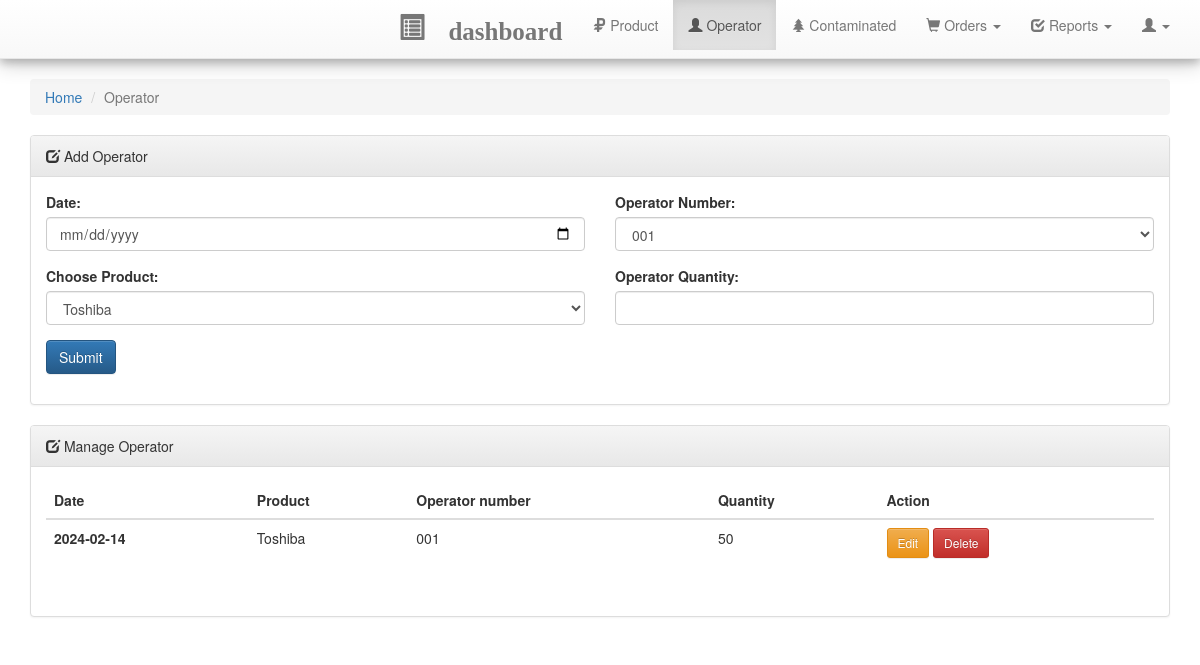
The page /operator.php (signed in) on the database as committed earlier.
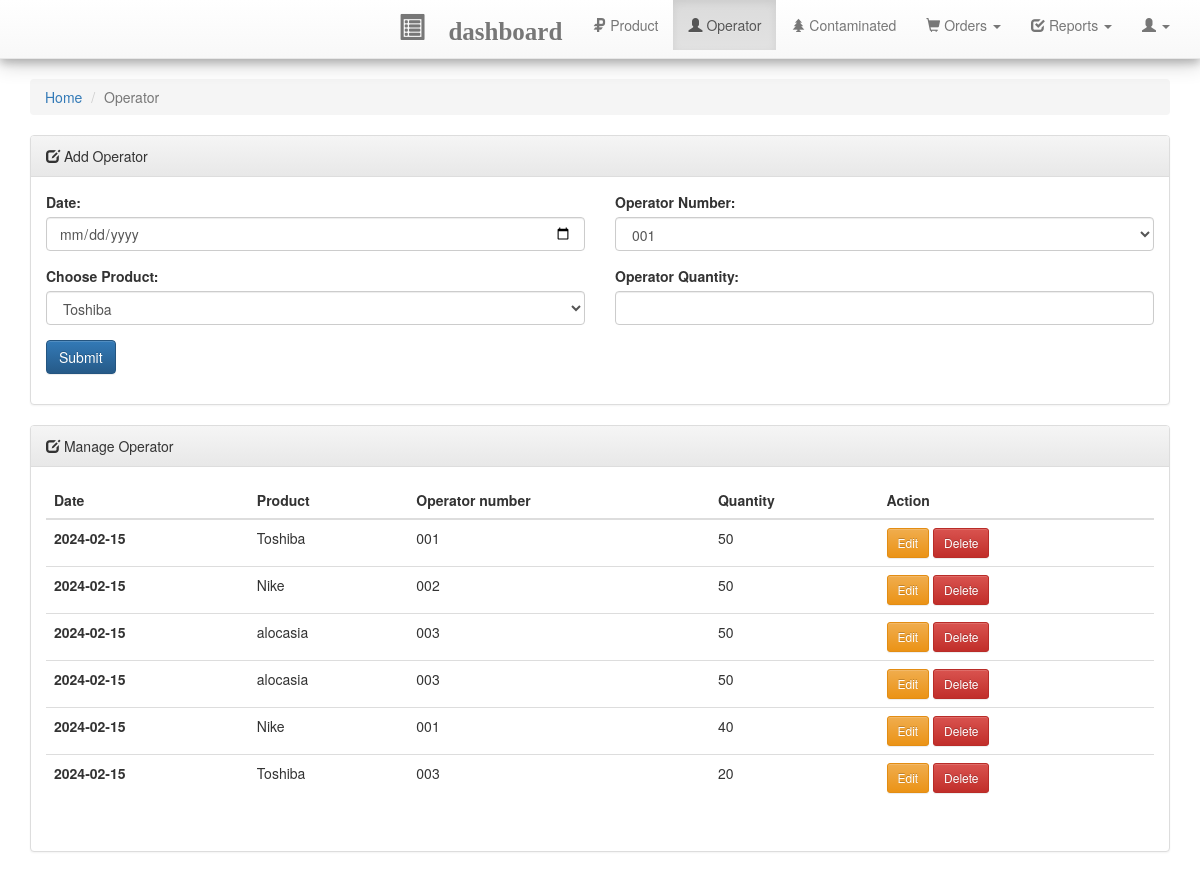
The same page on the database as committed later.
### tables this page shows
CREATE TABLE `operators` (
  `operator_id` int(11) NOT NULL,
  `operator_date` date NOT NULL,
  `operator_number` varchar(200) NOT NULL,
  `product_name` varchar(200) NOT NULL,
  `operator_quantity` int(255) NOT NULL
);

### operator.php (the view, shortened to what this page needs)
<?php require_once 'includes/header.php'; ?>
<div class="row">
	<div class="col-md-12">
		<ol class="breadcrumb">
		  <li><a href="dashboard.php">Home</a></li>
		  <li class="active">Operator</li>
		</ol>
		<div class="panel panel-default">
			<div class="panel-heading">
				<div class="page-heading"> <i class="glyphicon glyphicon-edit"></i> Add Operator</div>
			</div>
			<div class="panel-body">
				<div>
					<form method="post" action="php_action/createOperator.php">
						<div class="row d-flex align-items-center justify-content-center">
							<div class="col-sm-6 form-group">
								<label for="date">Date:</label>
								<input class="form-control" type="date" id="date" name="operator_date" required>
							</div>
							<div class="col-sm-6 form-group">
								<label for="operaterNum">Operator Number:</label>
								<select class="form-control" name="operator_number" id="operaterNum">
									<option value="001">001</option>
								</select>
							</div>
							<div class="col-sm-6 form-group">
								<label for="product">Choose Product:</label>
								<select class="form-control" name="product_name" id="product" required>
									<?php
									$conn = new mysqli($servername, $username, $password, $dbname);
									$sql = "SELECT * FROM product WHERE status = 1 AND active = 1 AND quantity>0";
									$result = $conn->query($sql);
									if ($result->num_rows > 0) {
									    while ($row = $result->fetch_assoc()) {
									        echo '<option value="' . $row["product_name"] . '">' . $row["product_name"] . '</option>';
									    }
									} else {
									    echo '<option value="">No products found</option>';
									}
									?>
								</select>
							</div>
							<div class="col-sm-6 form-group">
								<label for="operator_quantity">Operator Quantity:</label>
								<input class="form-control" type="number" name="operator_quantity" required>
							</div>
							<div class="col-sm-6 mt-2 form-group d-flex align-items-center justify-content-end">
								<button class="btn btn-md btn-primary btn-outline-success" type="sucess">Submit</button>
							</div>
						</div>
					</form>
				</div>
			</div>
		</div>
		<div class="panel panel-default">
			<div class="panel-heading">
				<div class="page-heading"> <i class="glyphicon glyphicon-edit"></i> Manage Operator</div>
			</div>
			<div class="panel-body">
				<div>
					<div class="row d-flex align-items-center justify-content-center">
						<div class="col-sm-12 form-group">
							<table class="table">
							  <thead>
							    <tr>
							      <th scope="col">Date</th>
							      <th scope="col">Product</th>
							      <th scope="col">Operator number</th>
							      <th scope="col">Quantity</th>
							      <th scope="col">Action</th>
							    </tr>
							  </thead>
							  <tbody>
									<?php
									$sqlOper = "SELECT * FROM operators WHERE operator_quantity";
									$resultOper = $connect->query($sqlOper);
									if ($resultOper->num_rows > 0) {
									    while ($rowOper = $resultOper->fetch_assoc()) {
									    	echo'<tr>';
											echo'<th scope="row">'. $rowOper["operator_date"] .'</th>';
										      echo'<td>'. $rowOper["product_name"] .'</td>';
										      echo'<td>'. $rowOper["operator_number"] .'</td>';
										      echo'<td>'. $rowOper["operator_quantity"] .'</td>';
										      echo'<td>
								      			<a class="btn btn-sm btn-warning" href="editOperator.php?id='. $rowOper["operator_id"] .'">Edit</a>
								      			<a class="btn btn-sm btn-danger" href="php_action/deleteOperator.php?id='. $rowOper["operator_id"] .'">Delete</a>
										      </td>';
									    	echo'</tr>';
							    }
									} else {
									    echo '';
									}
									?>
								</tbody>
							</table>
						</div>
					</div>
				</div>
			</div>
		</div>
	</div>
</div>
<?php require_once 'includes/footer.php'; ?>

### includes/header.php (shortened to what this page needs)
<!DOCTYPE html>
<html>
<head>
	<link rel="stylesheet" href="assests/bootstrap/css/bootstrap.min.css">
	<link rel="stylesheet" href="assests/bootstrap/css/bootstrap-theme.min.css">
	<link rel="stylesheet" href="assests/font-awesome/css/font-awesome.min.css">
  <link rel="stylesheet" href="custom/css/custom.css">
  <link rel="stylesheet" href="assests/plugins/datatables/jquery.dataTables.min.css">
  <link rel="stylesheet" href="assests/plugins/fileinput/css/fileinput.min.css">
  <link rel="stylesheet" href="assests/jquery-ui/jquery-ui.min.css">
</head>
<body>
	<nav class="navbar navbar-default navbar-static-top">
		<div class="container">
    <div class="collapse navbar-collapse" id="bs-example-navbar-collapse-1" >
      <ul class="nav navbar-nav navbar-right"">
      	<li id="navDashboard"><a href="index.php"><i class="glyphicon glyphicon-list-alt" style="color: #23232; font-size:25px; font-weight:600 ;" > dashboard </i></a></li>
        <li id="navProduct"><a href="product.php"> <i class="glyphicon glyphicon-ruble"></i> Product </a></li>
    <?php
    $current_page = basename($_SERVER['PHP_SELF']);
    if(isset($_SESSION['userId']) && $_SESSION['userId']==1) {
        $operator_active = ($current_page == 'operator.php') ? 'active' : '';
    ?>
        <li id="" class="<?php echo $operator_active; ?>"><a href="operator.php"> <i class="glyphicon glyphicon-user"></i> Operator </a></li>
    <?php
    }
    if(isset($_SESSION['userId']) && $_SESSION['userId']==1) {
        $contaminated_active = ($current_page == 'contaminated.php') ? 'active' : '';
    ?>
        <li id="" class="<?php echo $contaminated_active; ?>"><a href="contaminated.php"> <i class="glyphicon glyphicon-tree-conifer"></i> Contaminated </a></li>
    <?php
    }
    ?>
        <li class="dropdown" id="navOrder">
          <a href="#" class="dropdown-toggle" data-toggle="dropdown" role="button" aria-haspopup="true" aria-expanded="false"> <i class="glyphicon glyphicon-shopping-cart"></i> Orders <span class="caret"></span></a>
        </li>
		<?php  if(isset($_SESSION['userId']) && $_SESSION['userId']==1) { ?>
            <li class="dropdown" id="navOrder">
          <a href="#" class="dropdown-toggle" data-toggle="dropdown" role="button" aria-haspopup="true" aria-expanded="false"> <i class="glyphicon glyphicon-check"></i> Reports <span class="caret"></span></a>
        </li>
		<?php } ?>
        <li class="dropdown" id="navSetting">
          <a href="#" class="dropdown-toggle" data-toggle="dropdown" role="button" aria-haspopup="true" aria-expanded="false"> <i class="glyphicon glyphicon-user"></i> <span class="caret"></span></a>
        </li>
      </ul>
    </div>
  </div>
	</nav>
	<div class="container">

### includes/footer.php (shortened to what this page needs)
</div>
</body>
</html>

Rows that differ between the two databases and show on the page:
removed operators: operator_date "2024-02-14", product_name "Toshiba", operator_number "001", operator_quantity "50"
added operators: operator_date "2024-02-15", product_name "Toshiba", operator_number "001", operator_quantity "50"
added operators: operator_date "2024-02-15", product_name "Nike", operator_number "002", operator_quantity "50"
added operators: operator_date "2024-02-15", product_name "alocasia", operator_number "003", operator_quantity "50"
added operators: operator_date "2024-02-15", product_name "alocasia", operator_number "003", operator_quantity "50"
added operators: operator_date "2024-02-15", product_name "Nike", operator_number "001", operator_quantity "40"
added operators: operator_date "2024-02-15", product_name "Toshiba", operator_number "003", operator_quantity "20"
